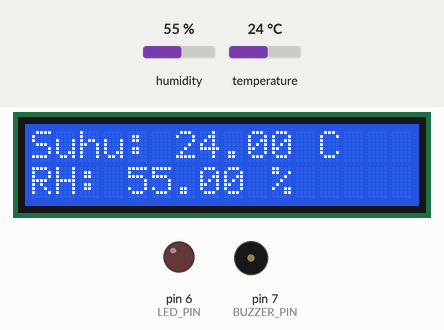
A sketch run on a simulated Arduino Uno, built with avr-gcc and run on an emulated ATmega328P. On the bench: 16×2 character LCD, output pins drawn as LEDs (lit = HIGH), buzzer (waves = sounding). Inputs (shaded band) come from the test bench; at power-on: temperature 24 °C, humidity 55 %. What the sketch prints to the serial monitor is not drawn.

Above: at 4.3 s.
4.4 s: temperature set to 34.5 °C
At 6.1 s:
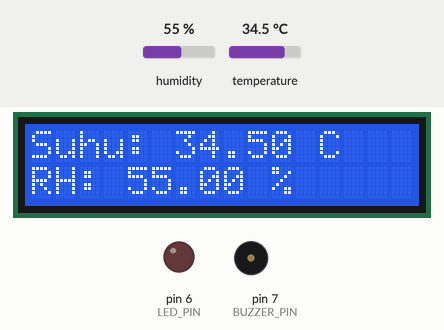
7.1 s: temperature set to 35.8 °C
At 7.6 s:
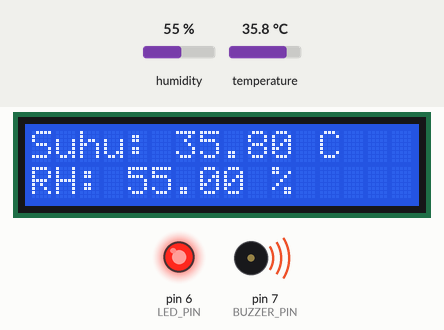
9.8 s: humidity set to 22 %
At 11.8 s:
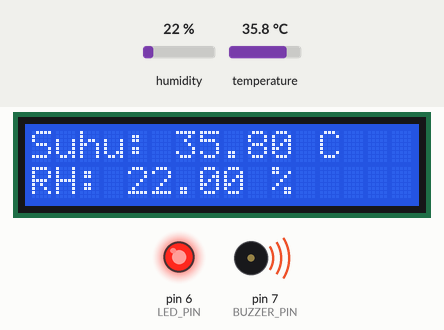
12.7 s: humidity set to 40 %
At 14.5 s:
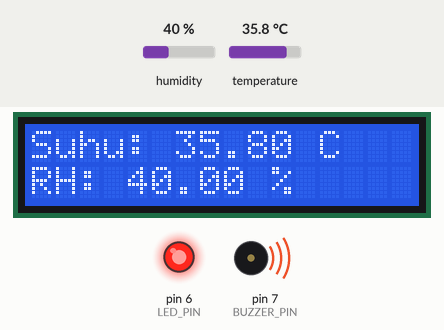
Timing chart, 0 to 16.0 s (numbered marks = the images above; inputs shaded):
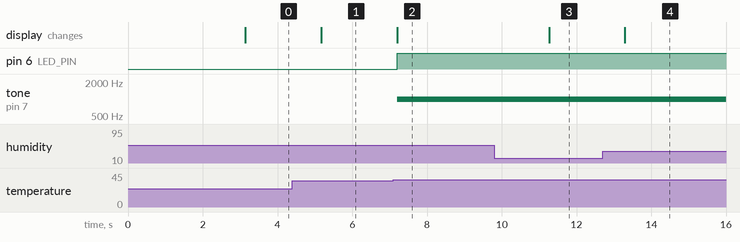

Measured:
- the behaviour switches between 34.9 and 35 °C on temperature (found by bisection; images 1 and 2)
- after the input at 4.4 s, the display: changes after 0.77 s (image 1)
- after the input at 7.1 s, pin 6 (LED_PIN): LOW → HIGH after 0.10 s; tone on pin 7 (BUZZER_PIN): silent → 1000 Hz after 0.10 s; the display: changes after 0.10 s (image 2)
- after the input at 9.8 s, the display: changes after 1.5 s (image 3)
- after the input at 12.7 s, the display: changes after 0.60 s (image 4)

The sketch:

sketch.ino
```cpp
#include <DHT.h>
#include <LiquidCrystal_I2C.h>
#include <Wire.h>

#define DHTPIN 8
#define DHTTYPE DHT22 // Ganti DHT11 jika menggunakan DHT11
#define BUZZER_PIN 7
#define LED_PIN 6
#define SUHU_AMBANG 35.0 // Ambang batas suhu (°C)

DHT dht(DHTPIN, DHTTYPE);
LiquidCrystal_I2C lcd(0x27, 16, 2);

void setup()
{
    Serial.begin(9600);
    pinMode(BUZZER_PIN, OUTPUT);
    pinMode(LED_PIN, OUTPUT);
    lcd.backlight();
    lcd.init();
    dht.begin();

    // Tampilkan nama di LCD saat pertama menyala
    lcd.setCursor(0, 0);
    lcd.print("Nama: ............");
    lcd.setCursor(0, 1);
    lcd.print("NPM : ............");
    delay(3000);
    lcd.clear();
}

void loop()
{
    float suhu = dht.readTemperature();
    float kelembapan = dht.readHumidity();

    Serial.print("Suhu: ");
    Serial.print(suhu);
    Serial.println(" C");
    Serial.print("Kelembapan: ");
    Serial.print(kelembapan);
    Serial.println(" %");

    lcd.setCursor(0, 0);
    lcd.print("Suhu: ");
    lcd.print(suhu);
    lcd.print(" C ");
    lcd.setCursor(0, 1);
    lcd.print("RH: ");
    lcd.print(kelembapan);
    lcd.print(" % ");

    if (suhu >= SUHU_AMBANG)
    {
        digitalWrite(LED_PIN, HIGH);
        tone(BUZZER_PIN, 1000);
    }
    else
    {
        digitalWrite(LED_PIN, LOW);
        noTone(BUZZER_PIN);
    }
    delay(2000);
}
```
